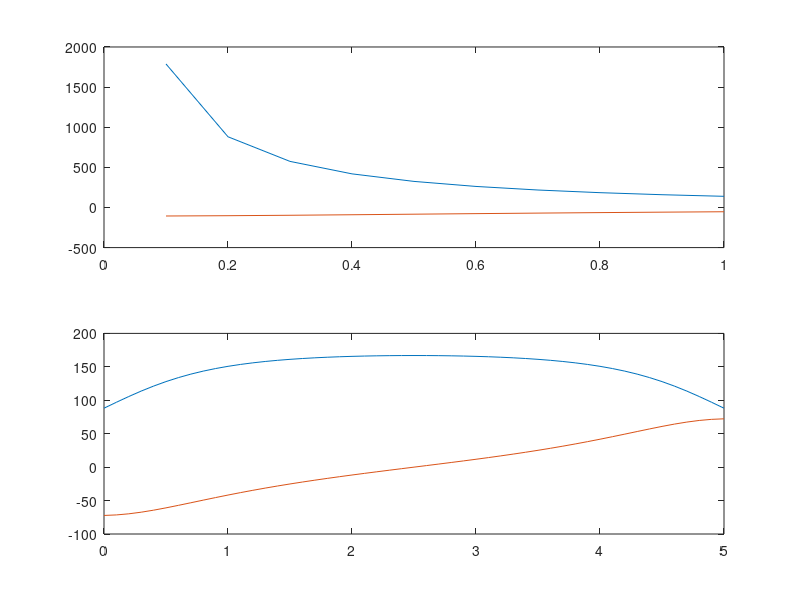
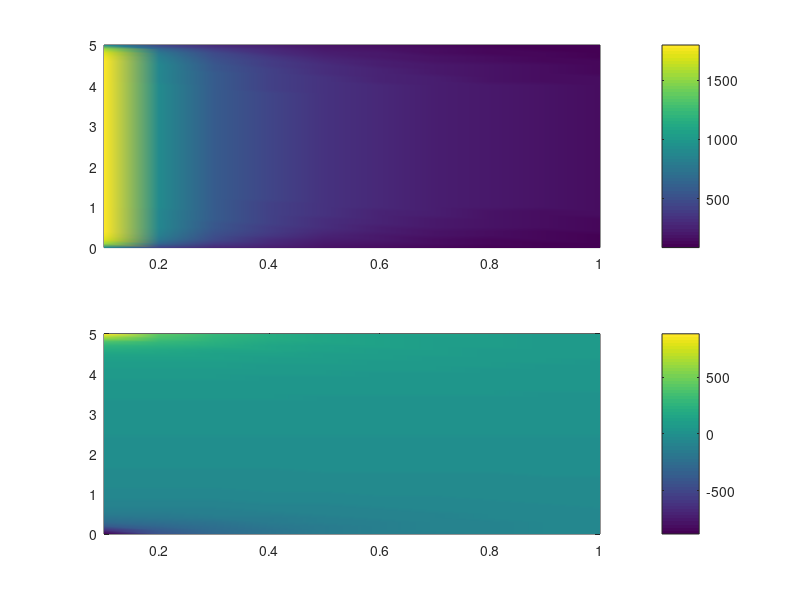

The MATLAB source for these figures, in order:
clear all, close all, clc

%% Constant
eps0 = 8.854e-12;

%% Inputs
rhoL = 10e-9;
L    = 5; % 5
zmax = 5;
rhomax = 1;
dz = 0.1;
drho = 0.1;

%% Calculation
Ca = rhoL/(4*pi*eps0);

%% Analytic Solution
zz = 0:dz:zmax;
rrho = 0.1:drho:rhomax;
Nz = length(zz);
Nrho = length(rrho);

[rhom, zm] = meshgrid(rrho,zz);

R1 = sqrt((L-zm).^2+rhom.^2);
R2 = sqrt(zm.^2+rhom.^2);
sinbeta1 = (L-zm)./R1;
sinbeta2 = zm./R2;
cosbeta1 = sqrt(1-sinbeta1.^2);
cosbeta2 = sqrt(1-sinbeta2.^2);
Erho1 = Ca*sinbeta1./rhom;
Ez1 = Ca*(cosbeta1-1)./rhom;
Erho2 = Ca*sinbeta2./rhom;
Ez2 = Ca*(cosbeta2-1)./rhom;        
Erho = Erho1+Erho2;
Ez = Ez1-Ez2;

figure(1)
Nzm = 8;
Erhom1 = Erho(Nzm,:);
Ezm1 = Ez(Nzm,:);
subplot(2,1,1), plot(rrho,Erhom1,rrho,Ezm1)

Nrhom = 10;
Erhom2 = Erho(:,Nrhom);
Ezm2 = Ez(:,Nrhom);
subplot(2,1,2), plot(zz,Erhom2,zz,Ezm2)

figure(2)
subplot(2,1,1), pcolor(rrho,zz,Erho), shading interp, colorbar
subplot(2,1,2), pcolor(rrho,zz,Ez), shading interp, colorbar
